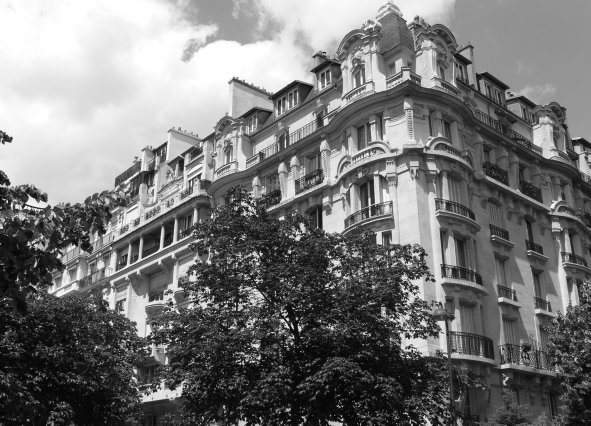
#> input picture Module-06/Python-C/building2-1.png, 1181 x 851 px (shown at 1/2 size)
$ python harris.py
#> lines starting #> are read from the running program, lines starting #| are printed output that depends on the picture; after the words box and inside, x2 and y2 are one past the last pixel; in counts of white or black regions, pixels touching at a corner belong together
import cv2
import numpy as np
import matplotlib.pyplot as plt

def apply_harris(img_path):
    """
    Loads an image, applies the Harris Corner Detector, and draws markers.
    Returns the annotated image (as 3-channel grayscale for Matplotlib).
    """
#> called with img_path = 'building2-1.png'
    img_bgr = cv2.imread(img_path)
#> img_bgr is the input picture: shape (851, 1181, 3); min 0, max 255, mean 118.8
    if img_bgr is None:
        print(f"Error: Could not load '{img_path}'.")
        return None

    # Convert to grayscale for the math, and keep a 3-channel gray for drawing
    gray = cv2.cvtColor(img_bgr, cv2.COLOR_BGR2GRAY)
    display_img = cv2.cvtColor(gray, cv2.COLOR_GRAY2RGB)

    # Harris detector requires float32 input
    gray_float = np.float32(gray)

    # --- OpenCV Harris Corner Detector ---
    # Parameters: (image, blockSize, ksize, k)
    # blockSize: Size of neighborhood considered for corner detection
    # ksize: Aperture parameter for the Sobel derivative
    # k: Harris detector free parameter in the equation
    dst = cv2.cornerHarris(gray_float, blockSize=2, ksize=3, k=0.04)
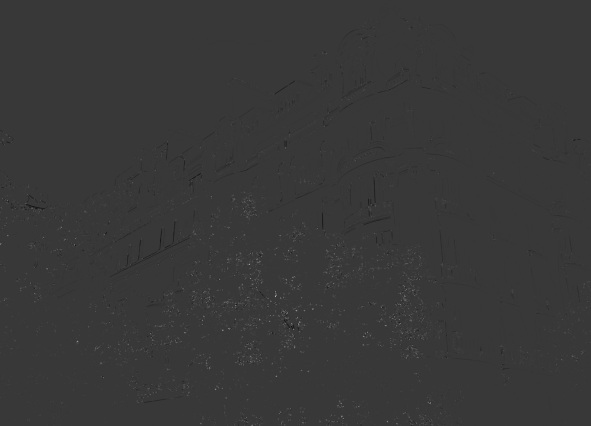
#> dst: shape (851, 1181) float32 (shown at 1/2 size); min -55044236, max 195584304, mean 262605.3; drawn with min black and max white

    # Dilate the response map to merge adjacent corner pixels for cleaner drawing
    dst = cv2.dilate(dst, None)
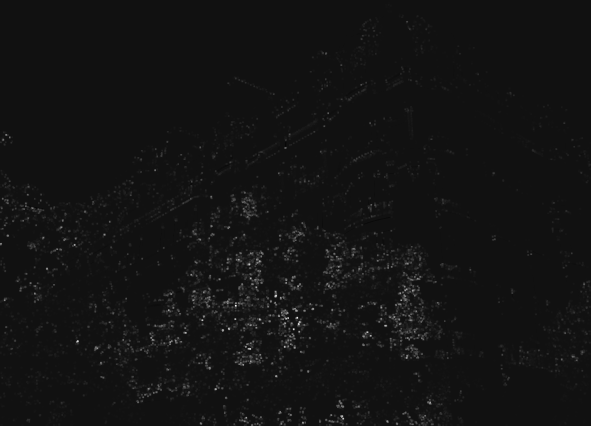
#> dst: shape (851, 1181) float32 (shown at 1/2 size); min -14076799, max 195584304, mean 1977055.4; drawn with min black and max white

    # Threshold the response map: keeping only responses greater than 10% of the max
    threshold = 0.1 * dst.max()
#> threshold = 19558430.4

    # Get the (y, x) coordinates of the strong corners
    corners = np.argwhere(dst > threshold)
#> corners = 27522 pairs, first value 42 to 850, second value 0 to 1178

    # Draw small white squares with black borders (matching the slide)
    for y, x in corners:
        cv2.rectangle(display_img, (x-2, y-2), (x+2, y+2), (255, 255, 255), -1) # White fill
        cv2.rectangle(display_img, (x-2, y-2), (x+2, y+2), (0, 0, 0), 1)       # Black border
#> this loop made 27522 passes
#> (y, x) on passes 1 to 3: (42, 812), (42, 813), (42, 814)
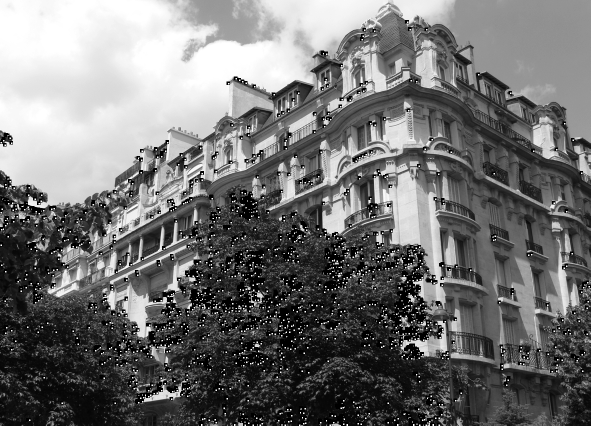
#> display_img: shape (851, 1181, 3) (shown at 1/2 size); 8.71% of pixels changed, all inside (x1, y1, x2, y2) = (0, 40, 1181, 851)

    return display_img

def main():
    # Process both views
    img1_annotated = apply_harris('building2-1.png')
    img2_annotated = apply_harris('building2-2.png')
#> call 2 of apply_harris, with img_path = 'building2-2.png'
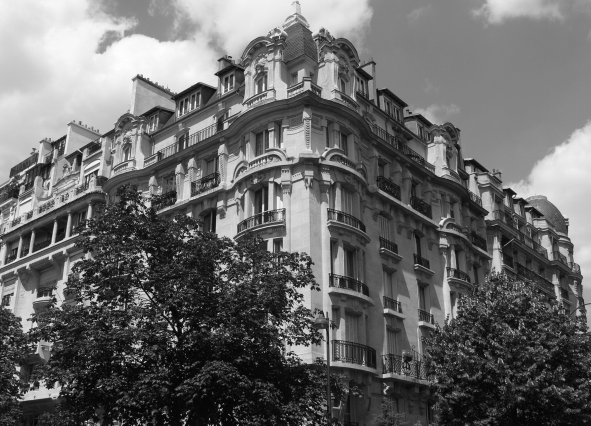
#> input picture Module-06/Python-C/building2-2.png, 1181 x 851 px (shown at 1/2 size)
#> in apply_harris, img_bgr is the input picture: shape (851, 1181, 3); min 0, max 255, mean 104.5
#> in apply_harris (call 2), `dst = cv2.dilate(dst, None)`:
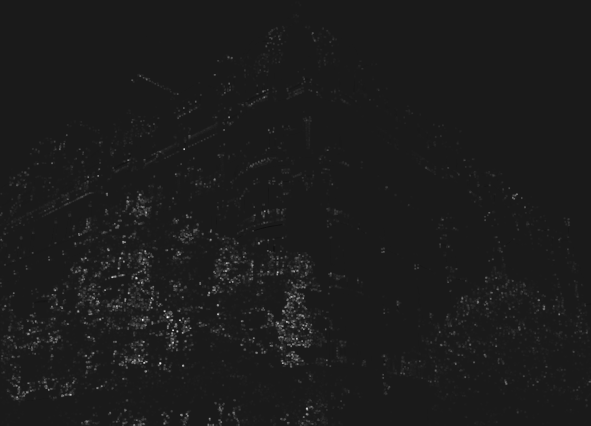
#> dst: shape (851, 1181) float32 (shown at 1/2 size); min -15752525, max 138559392, mean 1397963.1; drawn with min black and max white
#> in apply_harris (call 2), `threshold = 0.1 * dst.max()`: threshold = 13855939.2
#> in apply_harris (call 2), `corners = np.argwhere(dst > threshold)`: corners = 28145 pairs, first value 59 to 850, second value 0 to 1180
#> the loop in apply_harris (call 2), `for y, x in corners:` made 28145 passes
#> (y, x) on passes 1 to 3: (59, 543), (59, 544), (59, 545)
#> after the loop in apply_harris (call 2), `for y, x in corners:`:
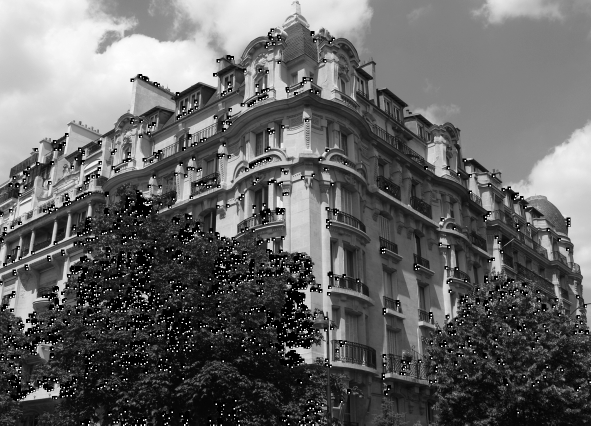
#> display_img: shape (851, 1181, 3) (shown at 1/2 size); 8.91% of pixels changed, all inside (x1, y1, x2, y2) = (0, 57, 1181, 851)

    if img1_annotated is None or img2_annotated is None:
        return

    # Set up the 2x2 grid
    plt.figure(figsize=(12, 8))

    # --- View One ---
    plt.subplot(221)
    plt.imshow(img1_annotated)
    plt.title('(a) View One')
    plt.xlabel('u (pixels)')
    plt.ylabel('v (pixels)')

    # --- Zoomed View One ---
    plt.subplot(222)
    plt.imshow(img1_annotated)
    plt.title('(b) Zoomed-in View One')
    # Use matplotlib limits to zoom in programmatically
    height, width, _ = img1_annotated.shape
#> height = 851; width = 1181
    plt.xlim(width * 0.35, width * 0.75)
    plt.ylim(height * 0.45, height * 0.05) # Inverted Y for image coordinates
    plt.xlabel('u (pixels)')
    plt.ylabel('v (pixels)')

    # --- View Two ---
    plt.subplot(223)
    plt.imshow(img2_annotated)
    plt.title('(c) View Two')
    plt.xlabel('u (pixels)')
    plt.ylabel('v (pixels)')

    # --- Zoomed View Two ---
    plt.subplot(224)
    plt.imshow(img2_annotated)
    plt.title('(d) Zoomed-in View Two')
    # Apply similar zoom to the second image
    plt.xlim(width * 0.15, width * 0.55) # Shifted slightly left to track the building feature
    plt.ylim(height * 0.45, height * 0.05)
    plt.xlabel('u (pixels)')
    plt.ylabel('v (pixels)')

    plt.tight_layout()
    plt.show()

if __name__ == "__main__":
    main()
